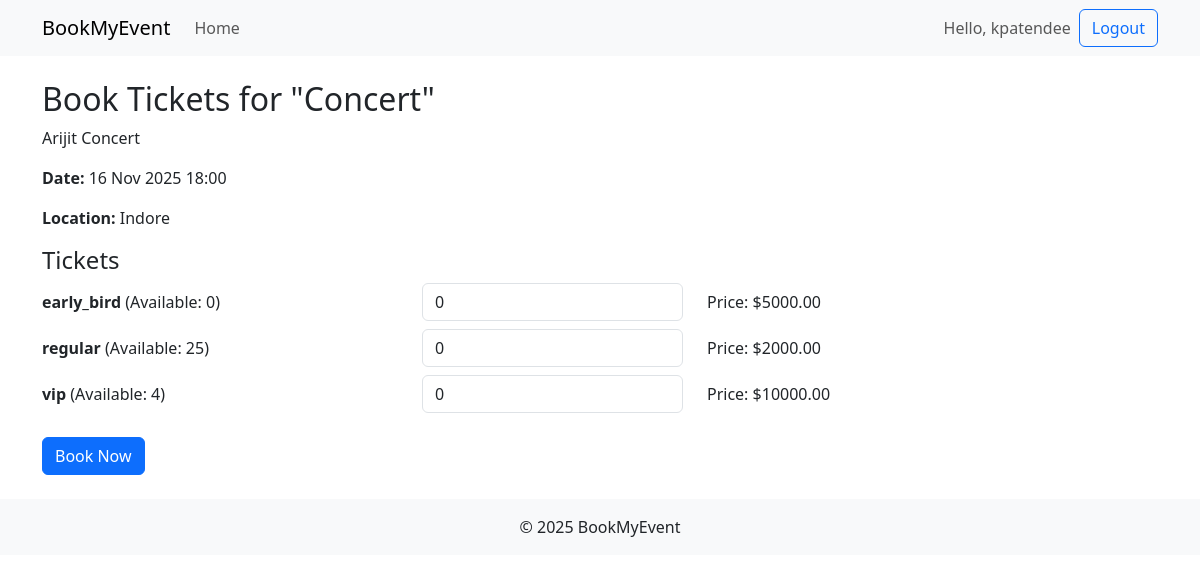
The page /event/book/1/ (signed in) on the database its author committed.
### account/models.py (models this page shows, shortened)
class User(AbstractUser):
    ROLE_CHOICES = (
        ("organizer", "Organizer"),
        ("attendee", "Attendee"),
    )
    role = models.CharField(max_length=20, choices=ROLE_CHOICES)
    phone = models.CharField(max_length=20, blank=True, null=True)
    address = models.TextField(blank=True, null=True)

### eventApp/models.py (models this page shows, shortened)
class Event(models.Model):
    organizer = models.ForeignKey(
        settings.AUTH_USER_MODEL, on_delete=models.CASCADE, related_name="organized_events"
    )
    title = models.CharField(max_length=200)
    description = models.TextField()
    location = models.CharField(max_length=200)
    date = models.DateTimeField()
    created_at = models.DateTimeField(auto_now_add=True)
    updated_at = models.DateTimeField(auto_now=True)
    is_active = models.BooleanField(default=True)

class TicketType(models.Model):
    event = models.ForeignKey(Event, on_delete=models.CASCADE, related_name="ticket_types")
    name = models.CharField(max_length=50, choices=TICKET_TYPE_CHOICES)
    price = models.DecimalField(max_digits=10, decimal_places=2)
    quantity = models.PositiveIntegerField()

### eventApp/views.py (the view, shortened to what this page needs)
# urls.py: path("book/<int:event_id>/", views.book_event, name="book_event"),
@login_required
def book_event(request, event_id):
    event = get_object_or_404(Event, id=event_id, is_active=True)
    ticket_types = TicketType.objects.filter(event=event)
    if request.user.role != "attendee":
        messages.error(request, "Only attendees can book tickets.")
        return redirect("event_manage")
    return render(request, "book_event.html", {
        "event": event,
        "ticket_types": ticket_types
    })

### template/book_event.html (shortened to what this page needs)
<!DOCTYPE html>
<html lang="en">
<head>
  <link href="https://cdn.jsdelivr.net/npm/bootstrap@5.3.3/dist/css/bootstrap.min.css" rel="stylesheet">
</head>
<body>
<nav class="navbar navbar-expand-lg navbar-light bg-light mb-4">
  <div class="container">
    <a class="navbar-brand" href="/">BookMyEvent</a>
    <div class="collapse navbar-collapse">
      <ul class="navbar-nav me-auto">
        <li class="nav-item"><a class="nav-link" href="{% url 'account:dashboard' %}">Home</a></li>
      </ul>
      <span class="navbar-text me-2">Hello, {{ user.username }}</span>
      <a class="btn btn-outline-primary" href="{% url 'account:logout' %}">Logout</a>
    </div>
  </div>
</nav>
<div class="container">
  <h2>Book Tickets for "{{ event.title }}"</h2>
  <p>{{ event.description }}</p>
  <p><strong>Date:</strong> {{ event.date|date:"d M Y H:i" }}</p>
  <p><strong>Location:</strong> {{ event.location }}</p>
  <form method="post">
    <h4>Tickets</h4>
    {% for ticket in event.ticket_types.all %}
    <div class="mb-2 row align-items-center">
      <div class="col-md-4">
        <strong>{{ ticket.name }}</strong> (Available: {{ ticket.quantity }})
      </div>
      <div class="col-md-3">
        <input type="number" name="ticket_{{ ticket.id }}" class="form-control" min="0" max="{{ ticket.quantity }}" value="0">
      </div>
      <div class="col-md-3">
        Price: ${{ ticket.price }}
      </div>
    </div>
    {% endfor %}
    <button type="submit" class="btn btn-primary mt-3">Book Now</button>
  </form>
</div>
<footer class="bg-light text-center p-3 mt-4">
  &copy; 2025 BookMyEvent
</footer>
</body>
</html>

### rows shown on the page
User: username "kpatendee"
Event: title "Concert", description "Arijit Concert", date "16 Nov 2025 18:00", location "Indore"
TicketType: name "early_bird", quantity "0", price "5000.00"
TicketType: name "regular", quantity "25", price "2000.00"
TicketType: name "vip", quantity "4", price "10000.00"
